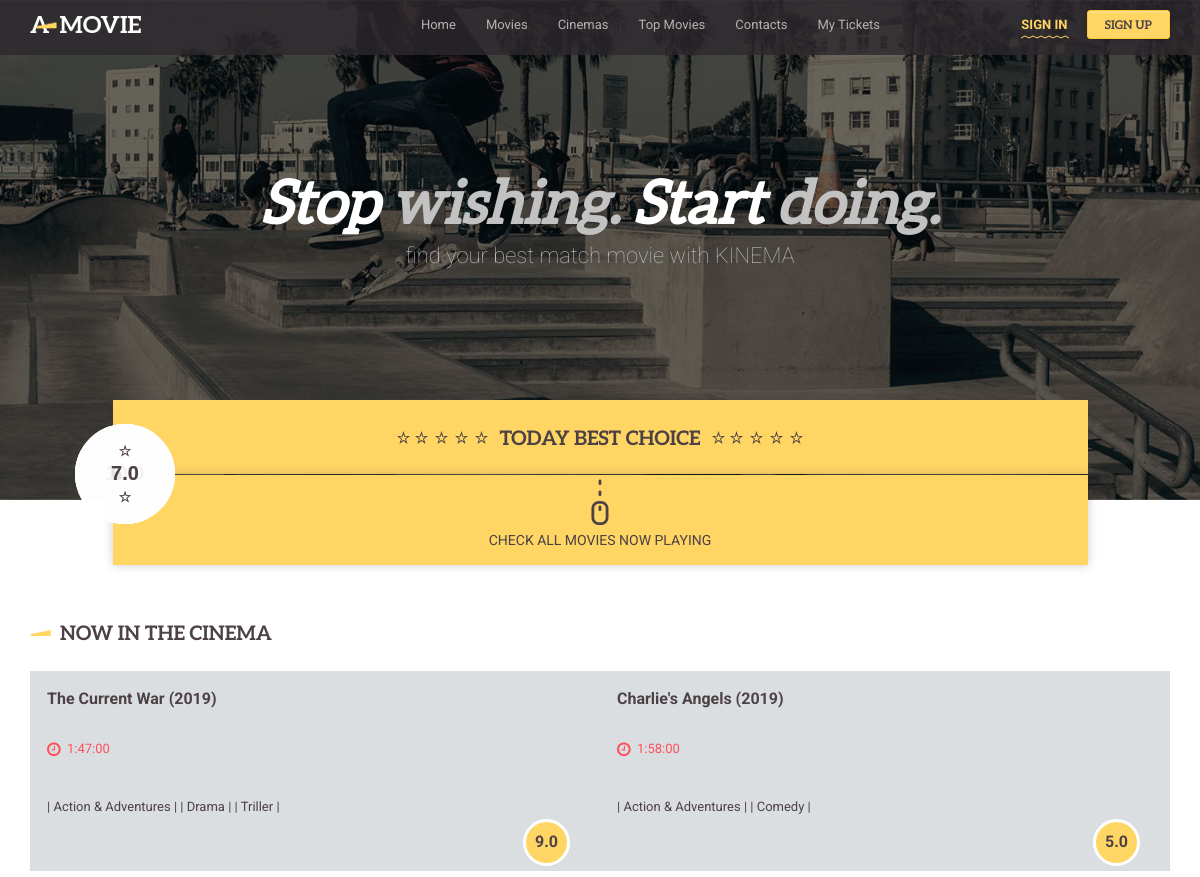
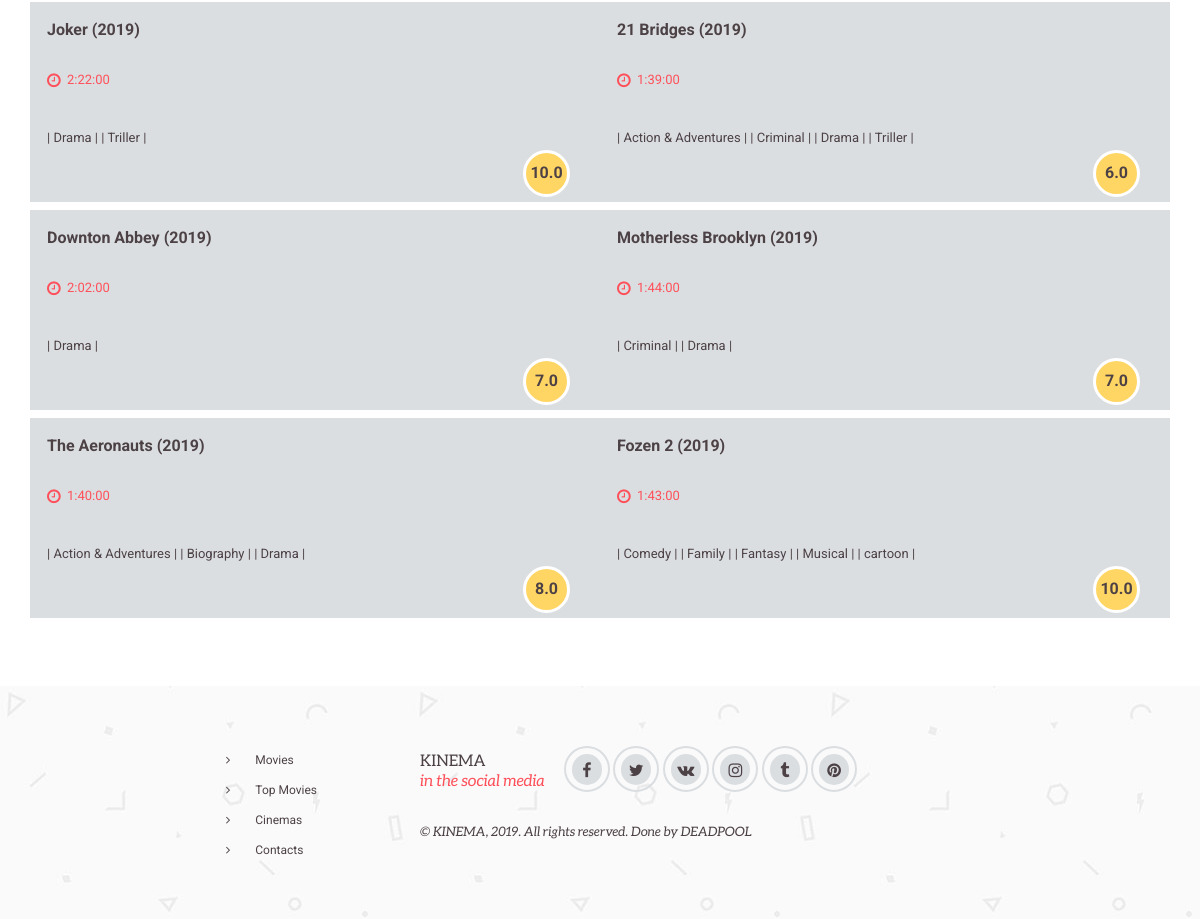
The page / on the database its author committed (2 pictures, top to bottom).
### kinema/models.py (models this page shows, shortened)
class Movie(models.Model):
    name = models.CharField(max_length=75, db_index=True, verbose_name="Name", default="Movie Name")
    duration = models.DurationField(default=timedelta(), verbose_name="Duration")
    countries = models.ManyToManyField(Country, verbose_name="Countries")
    year = models.ForeignKey(Year, on_delete=models.CASCADE, verbose_name="Year")
    categories = models.ManyToManyField(Category, verbose_name="Categories")
    releas_date = models.DateTimeField(verbose_name="Release Date")
    director = models.ForeignKey(Director, verbose_name="Director", on_delete=models.CASCADE)
    actors = models.ManyToManyField(Actor, verbose_name="Actors")
    age_restrict = models.PositiveIntegerField(verbose_name="Age Restriction",  default=0)
    box_office = models.PositiveIntegerField(verbose_name="Box Office", default=1000)
    plot = models.TextField(verbose_name="The Plot", default="This is the plot of Movie")
    link_trailer = models.URLField(verbose_name="Link to Trailer", default="https://www.youtube.com/watch?v=hHW1oY26kxQ")
    link_poster = models.URLField(verbose_name="Link to Poster", default="https://www.quantabiodesign.com/wp-content/uploads/No-Photo-Available.jpg")
    class Meta:
        ordering = ['name']
        index_together = [
            ['id', 'name']
        ]
        verbose_name = "Movie"
        verbose_name_plural = "Movies"
    @property
    def rate(self):
        rates = Rate.objects.filter(movie=self)
        count = len(rates)
        rates = sum(i.rate for i in rates)
        if count == 0:
            return 0
        return rates / count
    @property
    def comments(self):
        return CommentMovie.objects.filter(movie=self)
    @property
    def comment_count(self):
        return len(self.comments)
    @property
    def categories_list(self):
        return self.categories.all()

class Rate(models.Model):
    rate = models.FloatField(verbose_name="Rate")
    user = models.ForeignKey(User, verbose_name="Rated User", related_name="users", on_delete=models.CASCADE)
    movie = models.ForeignKey(Movie, verbose_name="Movie", related_name="movie", on_delete=models.CASCADE)
    class Meta:
        ordering = ['user']
        verbose_name = "Rate"
        verbose_name_plural = "Rates"

class Year(models.Model):
    value = models.PositiveIntegerField(db_index=True, verbose_name="Year", default=2000)
    def __str__(self):
        return str(self.value)
    class Meta:
        ordering = ['value']
        index_together = [
            ['id', 'value']
        ]
        verbose_name = "Year"
        verbose_name_plural = "Years"

class Category(models.Model):
    name = models.CharField(max_length=20, db_index=True, verbose_name="Category", default="Category Name")
    class Meta:
        ordering = ['name']
        index_together = [
            ['id', 'name']
        ]
        verbose_name = "Category"
        verbose_name_plural = "Categories"

### kinema/views.py (the view)
# urls.py: path('', views.index, name="LandingPage"),
def index(request):
    movies = Movie.objects.order_by('-id')
    return render(request, 'kinema/index.html', {'today_choice': movies[0:6],
                                                 'now_in_cinema': movies[0:8]})

### kinema/templates/kinema/index.html (shortened to what this page needs)
{% extends 'kinema/wrapper.html' %}
{% load static %}
{% block content %}
<div class="bannercontainer">
        <div class="banner">
            <ul>
                <li data-transition="fade" data-slotamount="7" class="slide" data-slide='Stop wishing. Start doing.'>
                     <div class="caption slide__name slide__name--smaller slide__name--specific customin customout"
                         data-x="left"
                         data-y="160"
                         data-customin="x:0;y:0;z:0;rotationX:90;rotationY:0;rotationZ:0;scaleX:1;scaleY:1;skewX:0;skewY:0;opacity:0;transformPerspective:200;transformOrigin:50% 0%;"
                         data-customout="x:0;y:0;z:0;rotationX:0;rotationY:0;rotationZ:0;scaleX:0.75;scaleY:0.75;skewX:0;skewY:0;opacity:0;transformPerspective:600;transformOrigin:50% 50%;"
                         data-speed="700"
                         data-start="1400"
                         data-easing="easeOutBack"
                         data-endspeed="500"
                         data-end="8600000000"
                         data-endeasing="Back.easeIn">
                        Stop <span class="highlight">wishing.</span> Start <span class="highlight">doing.</span>
                    </div>
                      <div class="caption slide__descript customin customout"
                         data-x="left"
                         data-y="240"
                         data-customin="x:0;y:0;z:0;rotationX:90;rotationY:0;rotationZ:0;scaleX:1;scaleY:1;skewX:0;skewY:0;opacity:0;transformPerspective:200;transformOrigin:50% 0%;"
                         data-customout="x:0;y:0;z:0;rotationX:0;rotationY:0;rotationZ:0;scaleX:0.75;scaleY:0.75;skewX:0;skewY:0;opacity:0;transformPerspective:600;transformOrigin:50% 50%;"
                         data-speed="700"
                         data-start="2000"
                         data-endspeed="500"
                         data-end="8400000000"
                         data-endeasing="Back.easeIn">
                         find your best match movie with KINEMA
                     </div>
                </li>
            </ul>
        </div>
</div>
<section class="container">
<div class="movie-best">
     <div class="col-sm-10 col-sm-offset-1 movie-best__rating">Today Best choice</div>
     <div class="col-sm-12 change--col">
       {% for m in today_choice %}
         <div class="movie-beta__item ">
             <span class="best-rate">{{m.rate}}</span>
         </div>
        {% endfor %}
     </div>
    <div class="col-sm-10 col-sm-offset-1 movie-best__check">check all movies now playing</div>
</div>
<h2 id='target' class="page-heading heading--outcontainer">Now in the cinema</h2>
<div class="col-sm-12">
    <div class="row">
        <div class="col-sm-12">
            {% for m in now_in_cinema %}
                <div class="movie movie--test movie--test--dark movie--test--left">
                    <div class="movie__info">
                        <a href='movie/{{m.id}}' class="movie__title">{{m.name}} ({{m.year}})  </a>
                        <p class="movie__time" style="margin: 30 0">{{m.duration}}</p>
                        <p class="movie__option" style="margin: 30 0">{% for c in m.categories_list %} | {{c.name}} | {% endfor %}</p>
                        <div class="movie__rate">
                            <span class="movie__rating">{{m.rate}}</span>
                        </div>
                    </div>
                </div>
            {% endfor %}
        </div>
    </div>
</div>
</section>
{% endblock %}

### kinema/templates/kinema/wrapper.html (shortened to what this page needs)
{% load static%}
<html>
<head>
        <link href="{% static "netdna.bootstrapcdn.com/font-awesome/4.0.3/css/font-awesome.css" %}" rel="stylesheet">
        <link href="{% static "css/gozha-nav.css" %}" rel="stylesheet" />
        <link href="{% static "css/external/jquery.selectbox.css" %}" rel="stylesheet" />
        <link href="/static/css/external/idangerous.swiper.css" rel="stylesheet" />
        <link href="/static/css/external/magnific-popup.css" rel="stylesheet" />
        <link rel="stylesheet" type="text/css" href="{% static "rs-plugin/css/settings.css" %}" media="screen" />
        <link href="{% static "css/style3860.css" %}" rel="stylesheet" />
</head>
<body>
    <div class="wrapper">
        <header class="header-wrapper header-wrapper--home">
            <div class="container">
                <a href='/' class="logo">
                    <img alt='logo' src="{% static "images/logo.png" %}">
                </a>
                <nav id="navigation-box">
                    <ul id="navigation">
                        <li><a href="/">Home</a></li>
                        <li><a href="/movies">Movies</a></li>
                        <li><a href="/cinemas">Cinemas</a></li>
                        <li><a href="/top-movies">Top Movies</a></li>
                        <li><a href="/contacts">Contacts</a></li>
                        <li><a href="/tickets">My Tickets</a></li>
                    </ul>
                </nav>
                <div class="control-panel">
                  {% if not request.user.is_authenticated %}
                    <a href="/auth/" class="btn btn--sign login-window">Sign in</a>
                    <a href="/reg/" class="btn btn-md btn--warning btn--book login-window">Sign Up</a>
                  {%endif%}
                </div>
            </div>
        </header>
        {% block content %}{% endblock %}
        <footer class="footer-wrapper">
            <section class="container">
                <div class="col-xs-4 col-md-2 footer-nav">
                </div>
                <div class="col-xs-4 col-md-2 footer-nav">
                    <ul class="nav-link">
                        <li><a href="/movies" class="nav-link__item">Movies</a></li>
                        <li><a href="/top-movies" class="nav-link__item">Top Movies</a></li>
                        <li><a href="/cinemas" class="nav-link__item">Cinemas</a></li>
                        <li><a href="/contacts" class="nav-link__item">Contacts</a></li>
                    </ul>
                </div>
                <div class="col-xs-12 col-md-6">
                    <div class="footer-info">
                        <p class="heading-special--small">KINEMA<br><span class="title-edition">in the social media</span></p>
                        <div class="social">
                            <a href='#' class="social__variant fa fa-facebook"></a>
                            <a href='#' class="social__variant fa fa-twitter"></a>
                            <a href='#' class="social__variant fa fa-vk"></a>
                            <a href='#' class="social__variant fa fa-instagram"></a>
                            <a href='#' class="social__variant fa fa-tumblr"></a>
                            <a href='#' class="social__variant fa fa-pinterest"></a>
                        </div>
                        <p class="copy">&copy; KINEMA, 2019. All rights reserved. Done by DEADPOOL</p>
                    </div>
                </div>
            </section>
        </footer>
      </div>
</body>
</html>

### kinema/static/css/gozha-nav.css (style rules this page uses)
body { font-family:Helvetica, sans-serif; }
#navigation-box { margin: 50px 0px 20px; padding: 10px; background-color:#212c43; min-height:60px; }
ul#navigation { float: right; min-width:200px; }
ul#navigation li { position: relative; padding: 4px; border-bottom: 1px solid #1b253b; }
ul#navigation li:last-child { border: none; }
ul#navigation > li { padding: 0; float: left; line-height: 36px; min-height: 36px; border: none; display: block; }
ul#navigation a { color: #fff; text-decoration: none; display: block; padding: 7px 0 8px; }
@media (min-width: 993px) { ul#navigation > li { padding: 0 15px; } }
@media (min-width: 993px) { ul#navigation li { border: none; } }
ul { list-style: none; margin: 0; padding: 0; }

### rows shown on the page
Movie: rate "9.0", name "The Current War", year "2019", duration "1:47:00"
Movie: rate "5.0", name "Charlie's Angels", year "2019", duration "1:58:00"
Movie: rate "10.0", name "Joker", year "2019", duration "2:22:00"
Movie: rate "6.0", name "21 Bridges", year "2019", duration "1:39:00"
Movie: rate "7.0", name "Downton Abbey", year "2019", duration "2:02:00"
Movie: rate "7.0", name "Motherless Brooklyn", year "2019", duration "1:44:00"
Category: name "Action & Adventures"
Category: name "Drama"
Category: name "Triller"
Category: name "Comedy"
Category: name "Criminal"
Movie: name "The Aeronauts", year "2019", duration "1:40:00", rate "8.0"
Category: name "Biography"
Movie: name "Fozen 2", year "2019", duration "1:43:00", rate "10.0"
Category: name "Family"
Category: name "Fantasy"
Category: name "Musical"
Category: name "cartoon"
